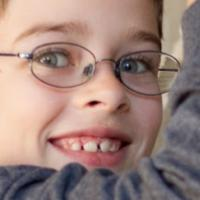
#> input picture FaceData/10_0_0_20170110221714752.jpg.chip.jpg, 200 x 200 px; its folder holds only this picture in this run
$ jupyter execute --allow-errors Untitled.ipynb   (shell and % lines are left out)
#> lines starting #> are read from the running program, lines starting #| are printed output that depends on the picture
[cell 1]
import os
import numpy as np
import pandas as pd
from PIL import Image

[cell 2]
ruta_imagenes = './FaceData/'
lado = 30
size = (lado, lado)

[cell 3]
os.listdir(ruta_imagenes)

[cell 4]
datos = []

for nombre_archivo in os.listdir(ruta_imagenes):
    ruta_imagen = os.path.join(ruta_imagenes, nombre_archivo) # definimos la ruta de la imagen
    imagen = Image.open(ruta_imagen).convert('L') # aplicamos una escala de grises
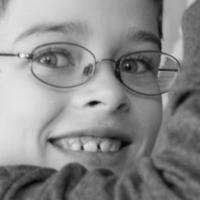
#> imagen: PIL image 200x200 L; min 3, max 253, mean 137.5
    imagen = imagen.resize(size) # redimensionamos la imagen
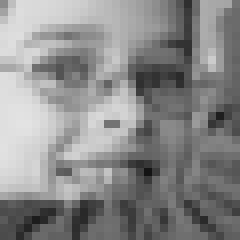
#> imagen: PIL image 30x30 L (shown 8 times larger); min 20, max 227, mean 137.5
    sexo = int(nombre_archivo.split('_')[1]) # obtenemos el sexo de la imagen
    vector_imagen = np.array(imagen).flatten() # convertimos la imagen a un vector file
#> vector_imagen = 900 values, max 227 at index 452, min 20 at index 648, mean 137.5
    fila = np.append(vector_imagen, np.array([sexo])) # formamos un vector fila que contenga la imagen y el sexo
#> fila = 901 values, max 227 at index 452, min 0 at index 900, mean 137.3
    datos.append(fila) # agregamos las imagenes a la lista de datos

[cell 5]
df = pd.DataFrame(datos)
#> df = table of 1 rows and 901 columns
df.head()
#> Out = table of 1 rows and 901 columns

[cell 6]
df.shape
#> Out = (1, 901)

[cell 7]
from sklearn.linear_model import LogisticRegression

[cell 8]
Y = df[900] # variable a predecir
X = df.drop(columns=[90]) # matriz de atributos
#> X = table of 1 rows and 900 columns

$ run again, on FaceData/13_1_3_20170109205242338.jpg.chip.jpg
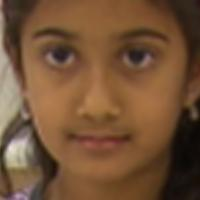
#> input picture FaceData/13_1_3_20170109205242338.jpg.chip.jpg, 200 x 200 px
#> `imagen = Image.open(ruta_imagen).convert('L')`:
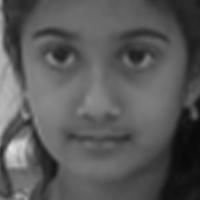
#> imagen: PIL image 200x200 L; min 8, max 228, mean 88.7
#> `imagen = imagen.resize(size)`:
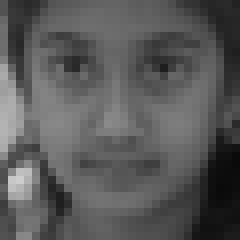
#> imagen: PIL image 30x30 L (shown 8 times larger); min 10, max 205, mean 88.6
#> vector_imagen = 900 values, max 205 at index 662, min 10 at index 599, mean 88.65
#> fila = 901 values, max 205 at index 662, min 1 at index 900, mean 88.55
#> df = table of 1 rows and 901 columns
#> X = table of 1 rows and 900 columns

$ run again, on FaceData/14_1_0_20170103201434935.jpg.chip.jpg
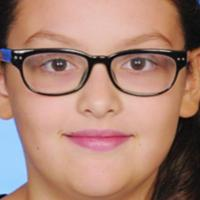
#> input picture FaceData/14_1_0_20170103201434935.jpg.chip.jpg, 200 x 200 px
#> `imagen = Image.open(ruta_imagen).convert('L')`:
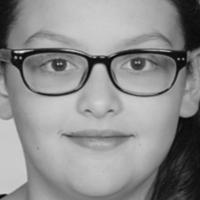
#> imagen: PIL image 200x200 L; min 2, max 235, mean 141
#> `imagen = imagen.resize(size)`:
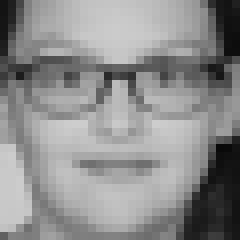
#> imagen: PIL image 30x30 L (shown 8 times larger); min 9, max 205, mean 141
#> vector_imagen = 900 values, max 205 at index 459, min 9 at index 567, mean 141
#> fila = 901 values, max 205 at index 459, min 1 at index 900, mean 140.9
#> df = table of 1 rows and 901 columns
#> X = table of 1 rows and 900 columns

$ run again, on FaceData/16_1_0_20170103163010615.jpg.chip.jpg
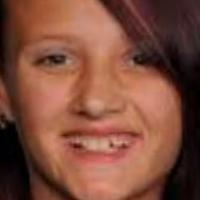
#> input picture FaceData/16_1_0_20170103163010615.jpg.chip.jpg, 200 x 200 px
#> `imagen = Image.open(ruta_imagen).convert('L')`:
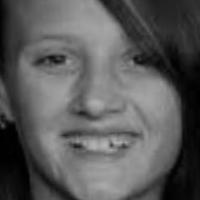
#> imagen: PIL image 200x200 L; min 0, max 183, mean 89.3
#> `imagen = imagen.resize(size)`:
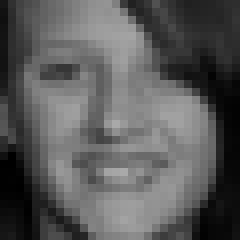
#> imagen: PIL image 30x30 L (shown 8 times larger); min 0, max 169, mean 89.4
#> vector_imagen = 900 values, max 169 at index 464, min 0 at index 571, mean 89.38
#> fila = 901 values, max 169 at index 464, min 0 at index 571, mean 89.28
#> df = table of 1 rows and 901 columns
#> X = table of 1 rows and 900 columns

$ run again, on FaceData/12_1_0_20170109203709140.jpg.chip.jpg
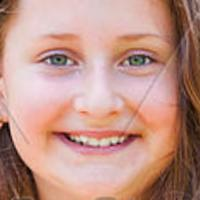
#> input picture FaceData/12_1_0_20170109203709140.jpg.chip.jpg, 200 x 200 px
#> `imagen = Image.open(ruta_imagen).convert('L')`:
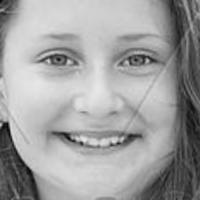
#> imagen: PIL image 200x200 L; min 6, max 234, mean 160.1
#> `imagen = imagen.resize(size)`:
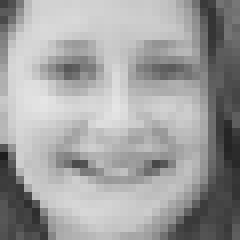
#> imagen: PIL image 30x30 L (shown 8 times larger); min 29, max 229, mean 160.1
#> vector_imagen = 900 values, max 229 at index 365, min 29 at index 570, mean 160.1
#> fila = 901 values, max 229 at index 365, min 1 at index 900, mean 160
#> df = table of 1 rows and 901 columns
#> X = table of 1 rows and 900 columns
